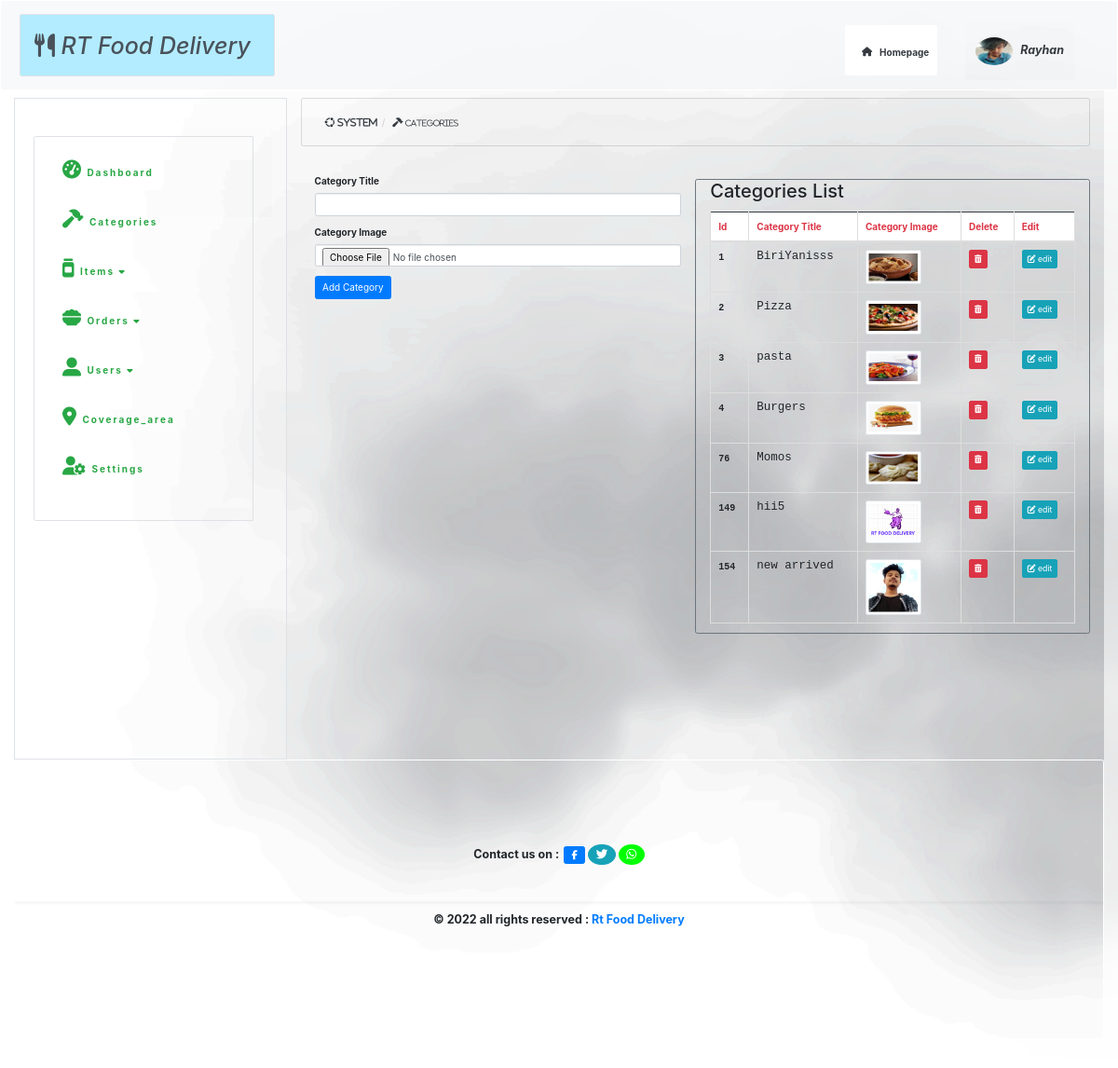
The app's page /admin/categories.php (signed in), older data.
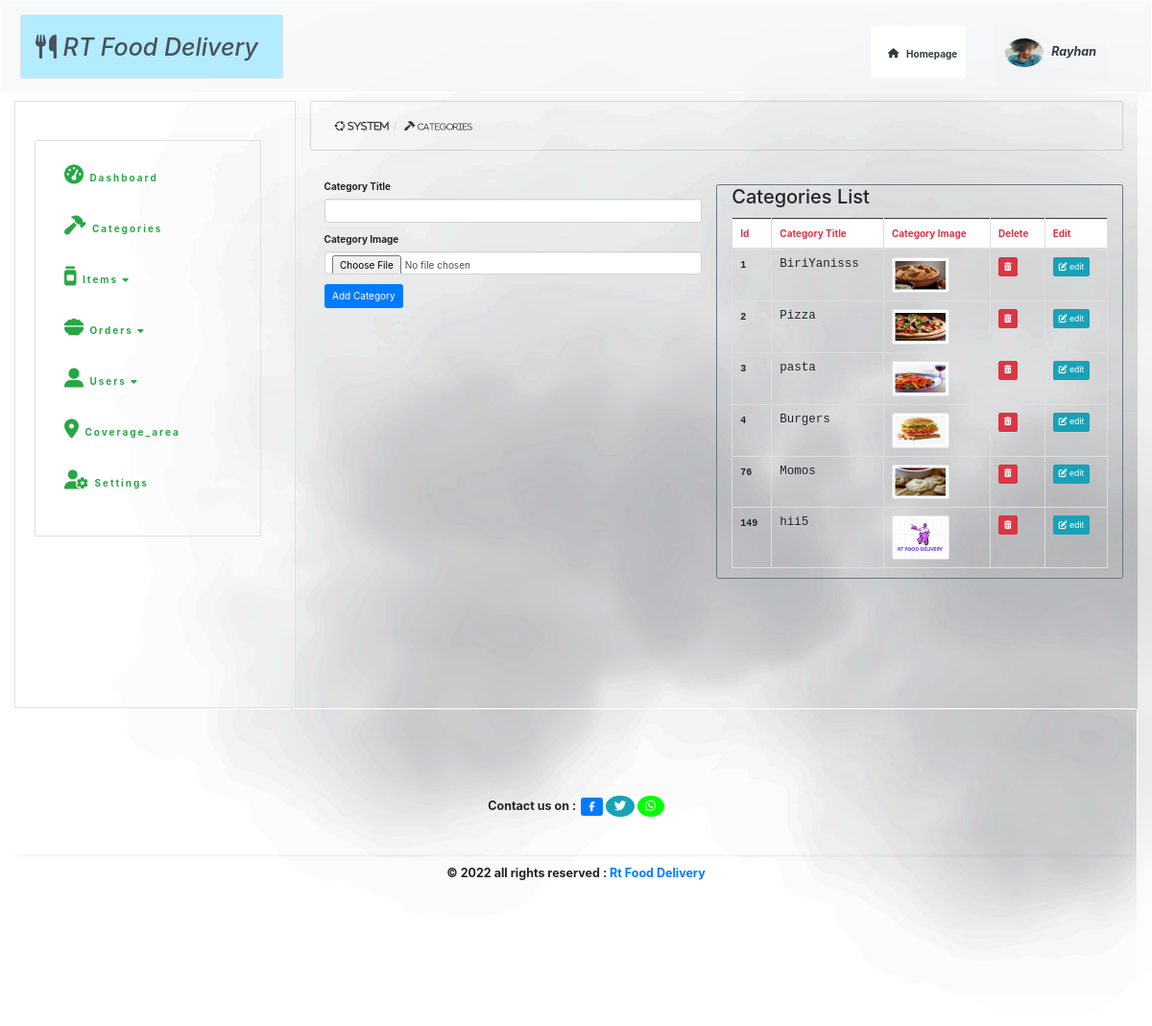
The same page, newer data.
### tables this page shows
CREATE TABLE `categories` (
  `id` int(11) NOT NULL,
  `category_name` varchar(255) NOT NULL,
  `category_image` text NOT NULL
);

### admin/categories.php (the view, shortened to what this page needs)
<?php include "./admin_page/header.php" ;
?>
    <div id="wrapper" class="background mb-5">
<div id="page-wrapper" class="background mb-5">
<?php include "./admin_page/navigation.php" ?>
<div class="container-fluid  background">
    <div class="row bg-transparent">
        <div class="col-lg-12 bg-transparent">
            <div class="card container-fluid bg-transparent">
                <ol class="breadcrumb pl-auto bg-transparent mt-3">
                    <li><a class="text-dark" href="./index.php"><i class="fab fa-ubuntu"> System</i></a></li>
                    <li><a class="text-dark" href="./categories.php"><i class="fas fa-hammer"> <small>  Categories</small></i></a></li>
                </ol>
            </div>
            <br>
            <br>
            <div class="col-xs-6">
    <form action="" method="post" enctype="multipart/form-data">
      <div class="form-group">
         <label for="cat-title">Category Title</label>
          <input type="text" class="form-control" name="category_name">
      </div>
      <div class="form-group">
         <label for="cat-img">Category Image</label>
          <input type="file" class="form-control" name="category_image">
      </div>
       <div class="form-group">
          <input class="btn btn-primary" type="submit" name="add_category" value="Add Category">
      </div>
    </form>
    </div>
            <div class="col-xs-6 bg-white border-secondary border border rounded-left bg-transparent rounded-right border-3 rounded-top rounded-bottom mt-2">
                <h2 class="text-left">Categories List</h2>
    <table class="table table-bordered border border-3 table-hover border-bottom border-dark   border rounded-left rounded-right rounded-top rounded-bottom mt-3">
        <thead>
            <tr class="bg-white ">
                <th class="text-danger">Id</th>
                <th class="text-danger">Category Title</th>
                <th class="text-danger">Category Image</th>
                <th class="text-danger">Delete</th>
                <th class="text-danger">Edit</th>
            </tr>
        </thead>
        <tbody>
        <?php
    $query = "SELECT * FROM categories";
    $select_categories = mysqli_query($connect,$query);
    while($row = mysqli_fetch_assoc($select_categories)) {
    $cat_id = $row['id'];
    $cat_title = $row['category_name'];
    $cat_image = $row['category_image'];
    echo "<tr>";
    echo "<td class='font-weight-bold'><samp>{$cat_id}</samp></td>";
    echo "<td class='font-weight-bold'><samp><h5>{$cat_title}</h5></samp></td>";
    echo "<td><img class='img-thumbnail' width='60' height='40' src='../include/item_img/category/{$cat_image}' alt='img'></td>";
   echo "<td><a onClick=\"javascript: return confirm('Are you sure to delete?') \"; class='btn btn-sm btn-danger d-inline-block justify-content-center' href='categories.php?delete={$cat_id}'><i class='fa-solid fa-trash-can'></i></a></td>";
   echo "<td><a class='btn btn-sm btn-info text-center' href='categories.php?edit={$cat_id}'><i class='fa-solid fa-pen-to-square'> </i> edit</a></td>";
    echo "</tr>";
    }
?>
        </tbody>
    </table>
                </div>
                <br><br>
<br>
<br>
<br> <br><br>
<br>
<br>
<br>
            </div>
            <br><br>
<br>
<br>
<br>
        </div>
    <br><br>
<br>
<br>
<br>
<br>
<br>
<br>
<br>
</div>
    <?php include "admin_page/footer.php" ?>

Row changes from the older to the newer data that the page shows:
removed categories: id "154", category_name "new arrived", category_image (picture)
